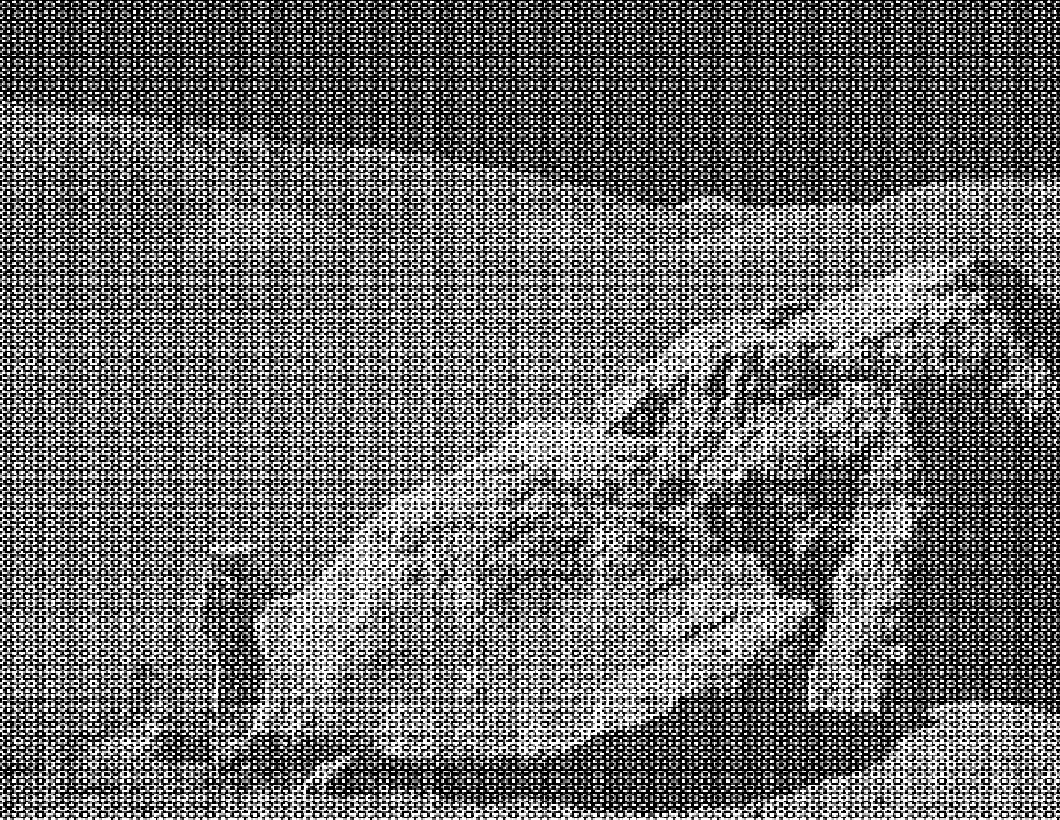
#> input picture 09/Moonlanding_with_regular_noise.png, 1060 x 820 px
$ jupyter execute Fourier_Transform.ipynb
#> lines starting #> are read from the running program, lines starting #| are printed output that depends on the picture
[cell 1]
# Source
# https://www.oreilly.com/library/view/elegant-scipy/9781491922927/ch04.html
import matplotlib.pyplot as plt
import numpy as np
import cv2 as cv2

from skimage import io
image = io.imread('Moonlanding_with_regular_noise.png')
#> image is the input picture: shape (820, 1060); min 0, max 255, mean 108.8

M, N = image.shape
#> M = 820; N = 1060

f, ax = plt.subplots(figsize=(4.8, 4.8))
ax.imshow(image, cmap='gray')

print((M, N), image.dtype)
#| (820, 1060) uint8

[cell 2]
from scipy import fftpack

F = fftpack.fftn(image)

F_magnitude = np.abs(F)
F_magnitude = fftpack.fftshift(F_magnitude)

[cell 3]
f, ax = plt.subplots(figsize=(4.8, 4.8))

ax.imshow(np.log(1 + F_magnitude), cmap='viridis',
          extent=(-N // 2, N // 2, -M // 2, M // 2))
ax.set_title('Spectrum magnitude');
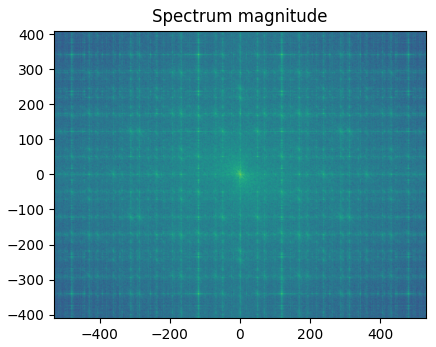
#> figure drawn by matplotlib, 1 panel

[cell 4]
# Set block around center of spectrum to zero
K = 40
F_magnitude[M // 2 - K: M // 2 + K, N // 2 - K: N // 2 + K] = 0
#> F_magnitude: shape (820, 1060) float64; min 0, max 23459388.3, mean 23004.1

# Find all peaks higher than the 98th percentile
peaks = F_magnitude < np.percentile(F_magnitude, 98)
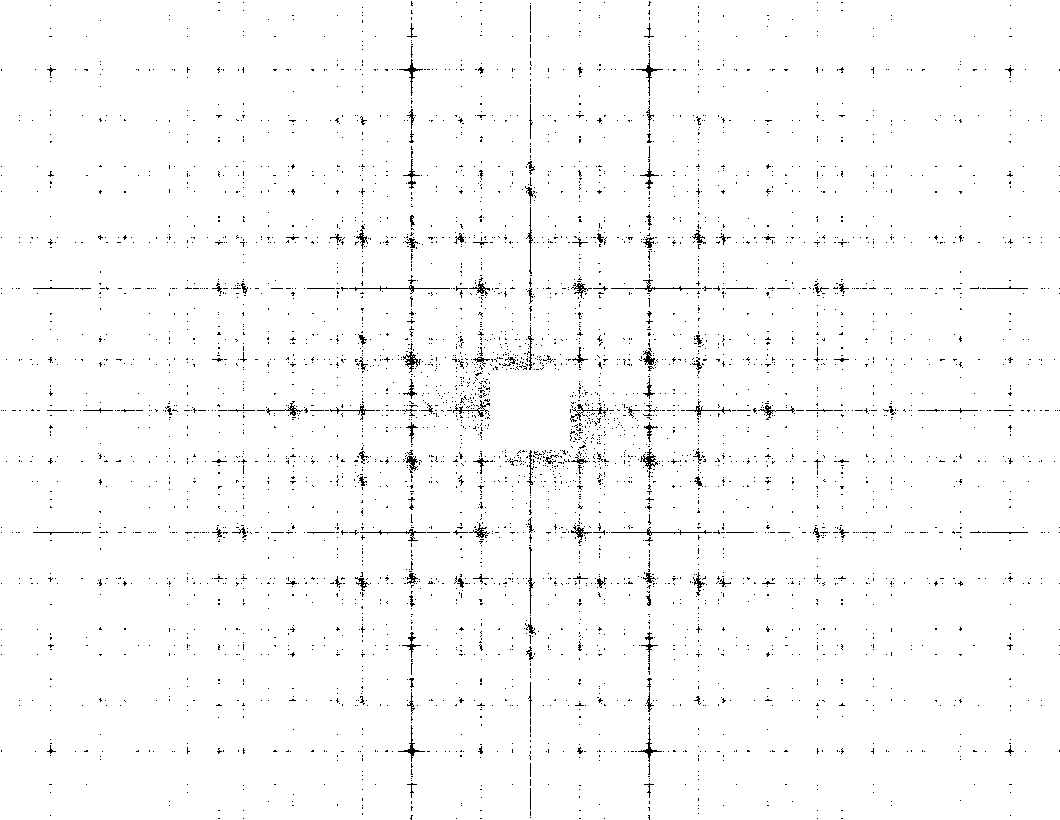
#> peaks: shape (820, 1060) bool; 98% white; black in thin lines or dots

# Shift the peaks back to align with the original spectrum
peaks = fftpack.ifftshift(peaks)
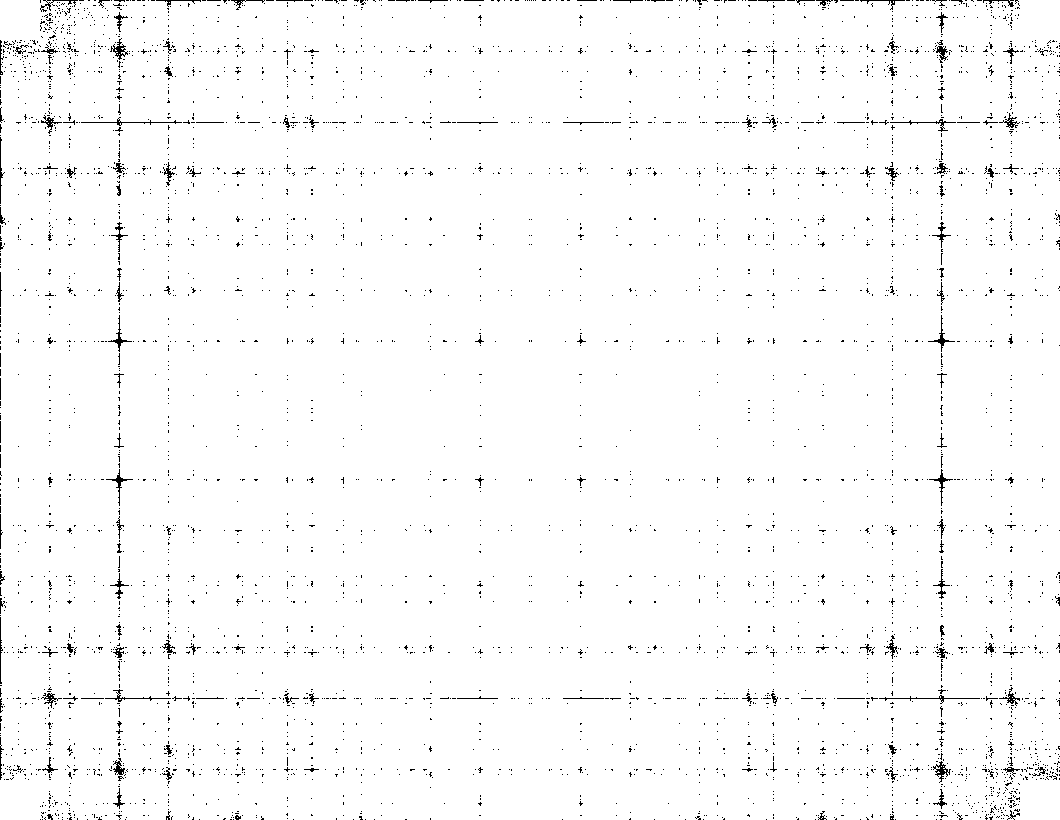
#> peaks: shape (820, 1060) bool; 98% white; black in thin lines or dots

# Make a copy of the original (complex) spectrum
F_dim = F.copy()

# Set those peak coefficients to zero
F_dim = F_dim * peaks.astype(int)

# Do the inverse Fourier transform to get back to an image.
# Since we started with a real image, we only look at the real part of
# the output.
image_filtered = np.real(fftpack.ifft2(F_dim))
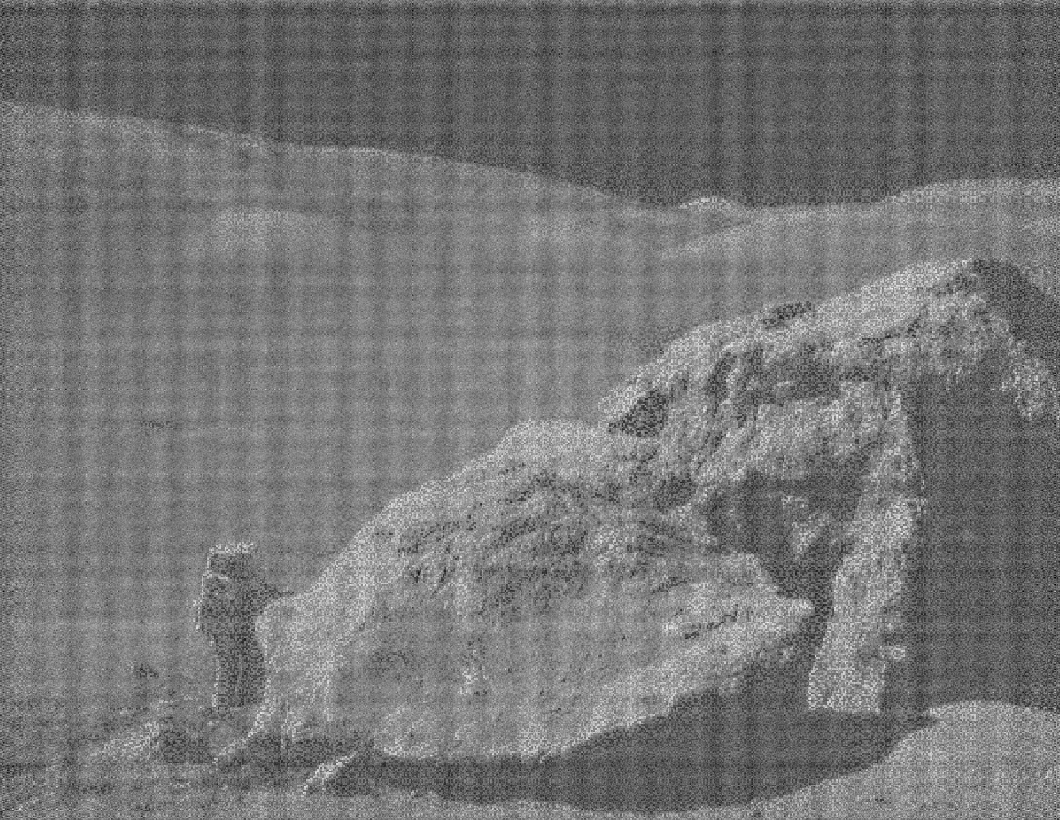
#> image_filtered: shape (820, 1060) float64; min -67.69, max 312.5, mean 108.8; drawn with min black and max white

f, (ax0, ax1) = plt.subplots(2, 1, figsize=(4.8, 7))
ax0.imshow(np.log10(1 + np.abs(F_dim)), cmap='viridis')
ax0.set_title('Spectrum after suppression')

ax1.imshow(image_filtered, cmap='gray')
ax1.set_title('Reconstructed image');
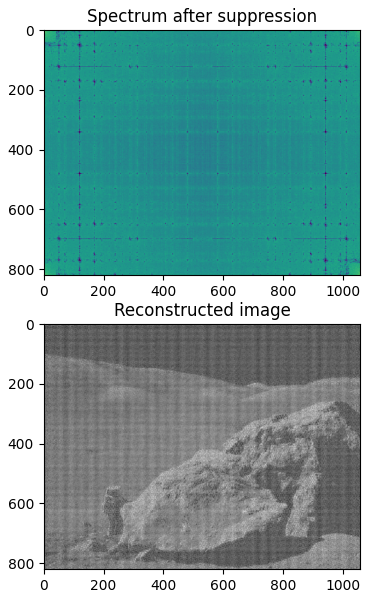
#> figure drawn by matplotlib, 2 panels
